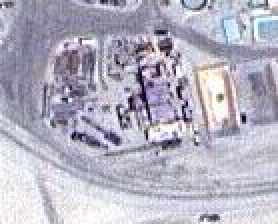
#> input picture Tarea 5/Ims/land0.jpg, 139 x 112 px (shown 2 times larger)
$ jupyter execute Tarea5.ipynb
#> lines starting #> are read from the running program, lines starting #| are printed output that depends on the picture
[cell 1]
import numpy as np
import cv2 as cv
import matplotlib.pyplot as plt
img1 = cv.imread('Ims/land0.jpg',0)# queryImage
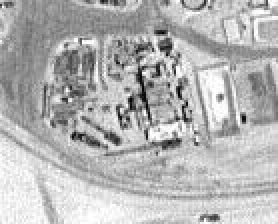
#> img1: shape (112, 139) (shown 2 times larger); min 0, max 255, mean 180.1
img2 = cv.imread('Ims/src0.jpg',0) # trainImage
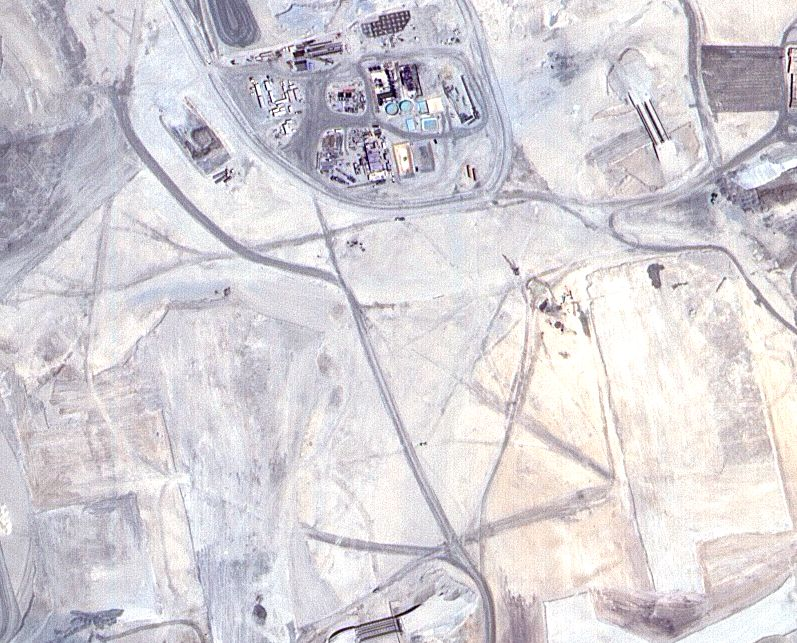
#> input picture Tarea 5/Ims/src0.jpg, 797 x 643 px
#> img2: shape (643, 797); min 0, max 255, mean 211.3

[cell 2]
# Initiate SIFT detector
sift = cv.SIFT_create()

# encontrar los puntos clave y descriptores con SIFT
kp1, des1 = sift.detectAndCompute(img1,None)
#> kp1 = 239 keypoints; strongest (x, y, size): (122, 59, 2.1), (65, 50, 2.1), (89, 44, 2.2), (70, 39, 2.9)
kp2, des2 = sift.detectAndCompute(img2,None)
#> kp2 = 3863 keypoints; strongest (x, y, size): (417, 169, 2.1), (435, 142, 2), (380, 80, 2.1), (387, 72, 2.9)

[cell 3]
des1 = np.asarray(des1, np.float32)
des2 = np.asarray(des2, np.float32)

[cell 4]
des2

[cell 5]
# FLANN parameters
#FLANN_INDEX_KDTREE = 1
#index_params = dict(algorithm = FLANN_INDEX_KDTREE, trees = 5)
search_params = dict(checks=50)   # or pass empty dictionary

[cell 6]
FLANN_INDEX_KDTREE = 1
index_params = dict(algorithm = FLANN_INDEX_KDTREE, trees = 5)

[cell 7]
index_params

[cell 8]
FLANN_INDEX_LSH = 4
index_params= dict(algorithm = FLANN_INDEX_LSH,
                   table_number = 6, # 12
                   key_size = 12,     # 20
                   multi_probe_level = 1) #2

[cell 9]
flann = cv.FlannBasedMatcher(index_params,search_params)
matches = flann.knnMatch(des1,des2,k=2)
#> matches = 239 matches

[cell 10]
matchesMask = [[0,0] for i in range(len(matches))]
#> matchesMask = 239 pairs, first value 0 to 0, second value 0 to 0


for i,(m,n) in enumerate(matches):
    if m.distance < 0.7*n.distance:
        matchesMask[i]=[1,0]
#> after the loop, matchesMask = 239 pairs, first value 0 to 1, second value 0 to 0
draw_params = dict(matchColor = (0,255,0),
 singlePointColor = (255,0,0),
 matchesMask = matchesMask,
 flags = cv.DrawMatchesFlags_DEFAULT)
#> draw_params = 4 items
img3 = cv.drawMatchesKnn(img1,kp1,img2,kp2,matches,None,**draw_params)
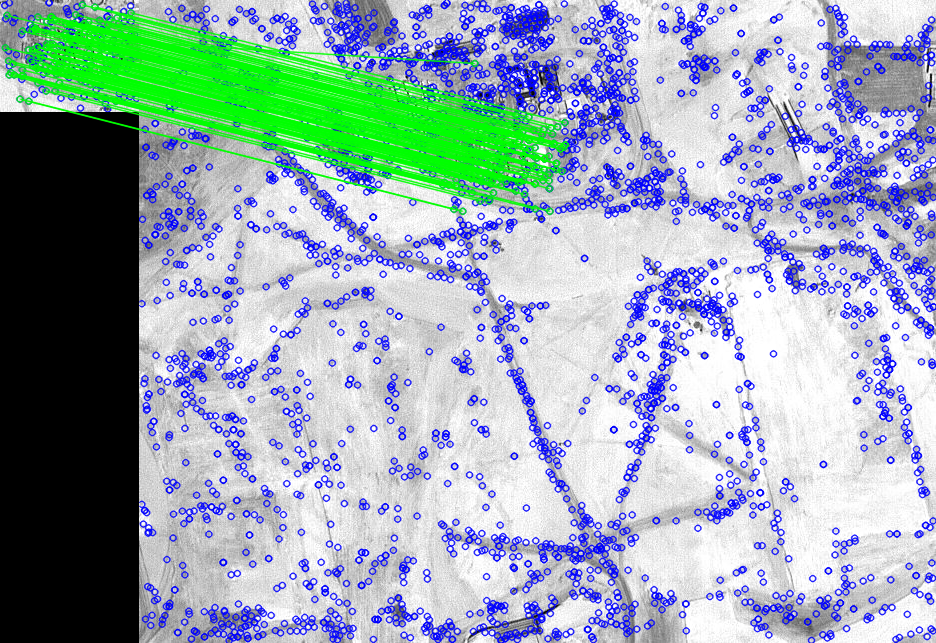
#> img3: shape (643, 936, 3); mean of channels 0, 1, 2 177.8, 168.9, 151.4; drawn as B, G, R
plt.imshow(img3,),plt.show()
